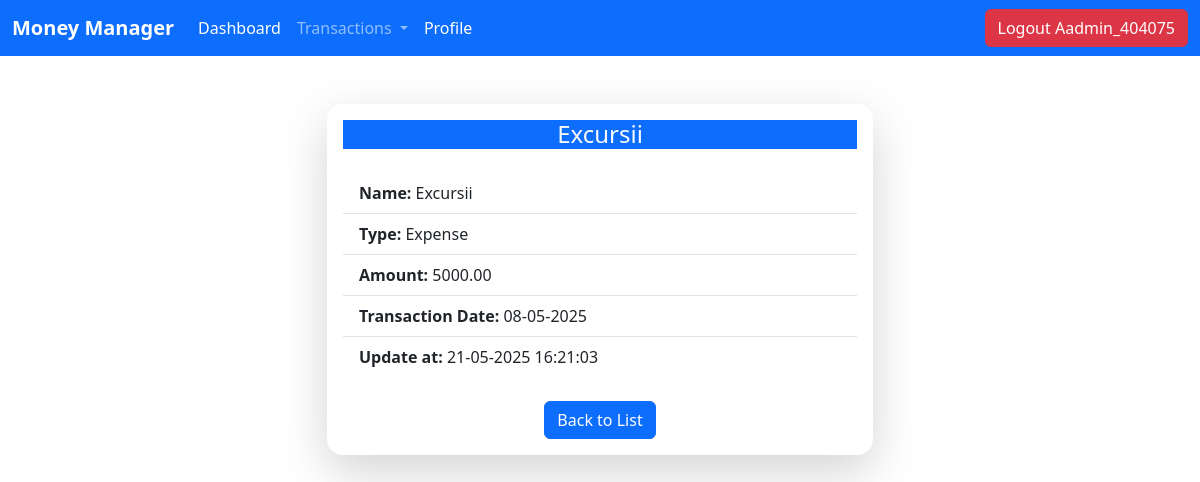
Before: /transaction_details/6/ (signed in) with the older database file.
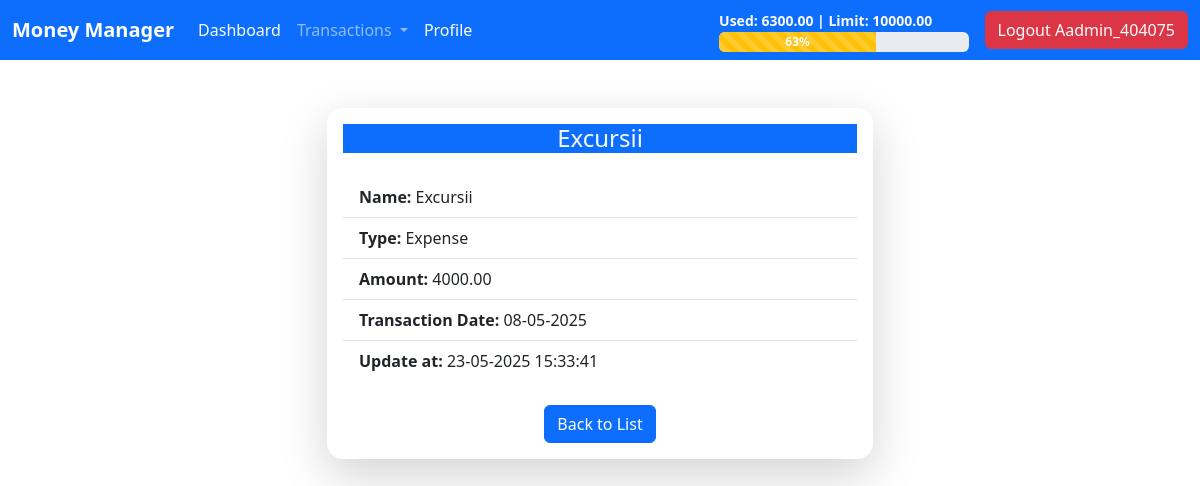
After: the same page with the newer database file.
### transactions/models.py (models this page shows, shortened)
class Transaction(models.Model):
    name = models.CharField(max_length=100)
    amount = models.DecimalField(decimal_places=2, max_digits=10)
    transaction_type = models.CharField(max_length=7, choices=transaction_option)
    transaction_date = models.DateField(null=True, blank=True)
    created_at = models.DateTimeField(auto_now_add=True)
    updated_at = models.DateTimeField(auto_now=True)
    user = models.ForeignKey(User, on_delete=models.CASCADE)
    def __str__(self):
        return f'{self.name}'

class Limit(models.Model):
    limit = models.DecimalField(decimal_places=2, max_digits=10)
    user = models.ForeignKey(User, on_delete=models.CASCADE)
    created_at = models.DateTimeField(auto_now_add=True)
    month = models.DateField(null=True, blank=True)

### transactions/views.py (the view)
# urls.py: path('transaction_details/<int:pk>/', views.TransactionDetailView.as_view(), name='transaction_details'),
class TransactionDetailView(LoginRequiredMixin,DetailView):
    template_name = 'transactions/transaction_details.html'
    model = Transaction
    def get_queryset(self):
        return Transaction.objects.filter(user=self.request.user)

### MoneyManagerDanut/context_processors.py (called while the page is built)
def navbar_progress(request):
    if not request.user.is_authenticated:
        return {}
    today = date.today()
    start_month = today.replace(day=1)
    transactions = Transaction.objects.filter(
        user=request.user,
        transaction_date__range=(start_month, today)
    )
    total_expenses = sum(transaction.amount for transaction in transactions if transaction.transaction_type == 'expense')
    limit_obj = Limit.objects.filter(
        user=request.user,
        month=start_month
    ).order_by('-created_at').first()
    limit = limit_obj.limit if limit_obj else 0
    procent = int(total_expenses / limit * 100) if limit else 0
    return {
        'total_expenses': total_expenses,
        'limit': limit,
        'procent': procent,
    }

### templates/transactions/transaction_details.html (shortened to what this page needs)
{% extends 'base.html' %}
{% block content %}
    <div class="container py-5">
        <div class="row justify-content-center">
            <div class="col-md-8 col-lg-6">
                <div class="card shadow-lg border-0 rounded-4">
                    <div class="card-body text-center ">
                        <h4 class="card-title  bg-primary text-light mb-4">{{ transaction | title }}</h4>
                        <ul class="list-group list-group-flush text-start">
                            <li class="list-group-item"><strong>Name:</strong> {{ transaction.name | title }}</li>
                            <li class="list-group-item">
                                <strong>Type:</strong> {{ transaction.transaction_type | title }}</li>
                            <li class="list-group-item"><strong>Amount:</strong> {{ transaction.amount }}</li>
                            <li class="list-group-item"><strong>Transaction
                                Date:</strong> {{ transaction.transaction_date|date:"d-m-Y" }}</li>
                            <li class="list-group-item"><strong>Update
                                at:</strong> {{ transaction.updated_at|date:"d-m-Y H:i:s" }}</li>
                        </ul>
                        <div class="mt-4">
                            <a href="{% url 'dashboard' %}" class="btn btn-primary">Back to List</a>
                        </div>
                    </div>
                </div>
            </div>
        </div>
    </div>
{% endblock %}

### templates/navbar.html (shortened to what this page needs)
<nav class="navbar navbar-expand-lg navbar-dark bg-primary">
    <div class="container-fluid">
        <a class="navbar-brand" href="#"><b>Money Manager</b></a>
        <div class="collapse navbar-collapse" id="navbarSupportedContent">
            <ul class="navbar-nav me-auto mb-2 mb-lg-0">
                {% if user.is_authenticated %}
                    <li class="nav-item">
                        <a class="nav-link active" aria-current="page" href="{% url 'dashboard' %}">Dashboard</a>
                    </li>
                    <li class="nav-item dropdown">
                        <a class="nav-link dropdown-toggle" href="#" role="button" data-bs-toggle="dropdown"
                           aria-expanded="false">
                            Transactions
                        </a>
                    </li>
                    <li class="nav-item">
                        <a class="nav-link active" aria-current="page" href="{% url 'profile' %}">Profile</a>
                    </li>
                {% endif %}
            </ul>
            {% if user.is_authenticated and procent and limit %}
                <div class="w-25 me-3">
                    <small class="text-light"><b>Used: {{ total_expenses|floatformat:2 }} |
                        Limit: {{ limit|floatformat:2 }}</b></small>
                    <div class="progress" style="height: 20px;">
                        <div class="progress-bar progress-bar-striped progress-bar-animated
            {% if procent < 50 %}bg-success{% elif procent < 90 %}bg-warning{% else %}bg-danger{% endif %}"
                             role="progressbar"
                             style="width: {{ procent }}%;"
                             aria-valuenow="{{ total_expenses }}"
                             aria-valuemin="0"
                             aria-valuemax="{{ limit }}">
                            <b> {{ procent }}%</b>
                        </div>
                    </div>
                </div>
            {% endif %}
            <div>
                {% if user.is_authenticated %}
                    <form method="POST" action="{% url 'logout' %}">
                        <button type="submit" class="btn btn-danger">
                            Logout {{ user.username|title }}
                        </button>
                    </form>
                {% else %}
                    <a class="btn btn-outline-light" href="{% url 'login' %}">Login</a>
                    <a class="btn btn-outline-light" href="{% url 'create_user' %}">Sign up</a>
                {% endif %}
            </div>
        </div>
    </div>
</nav>

Changed rows visible on the page:
added Limit: limit "10000.00"
changed Transaction "Excursii": amount "5000.00" → "4000.00"; updated_at "21-05-2025 16:21:03" → "23-05-2025 15:33:41"
Other visible differences:
{{ total_expenses|floatformat:2 }}: (not shown) → "6300.00"
{{ procent }}: (not shown) → "63"
text now shown: "Used: | Limit: %"
